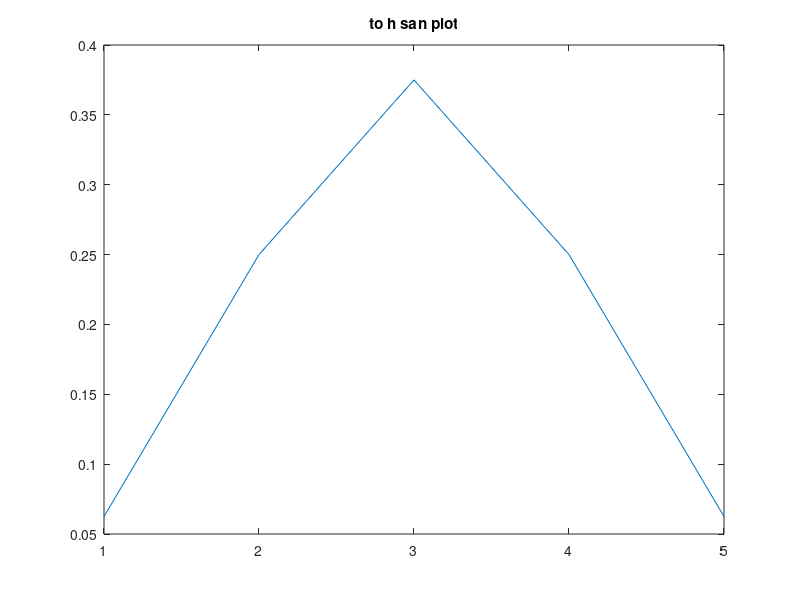
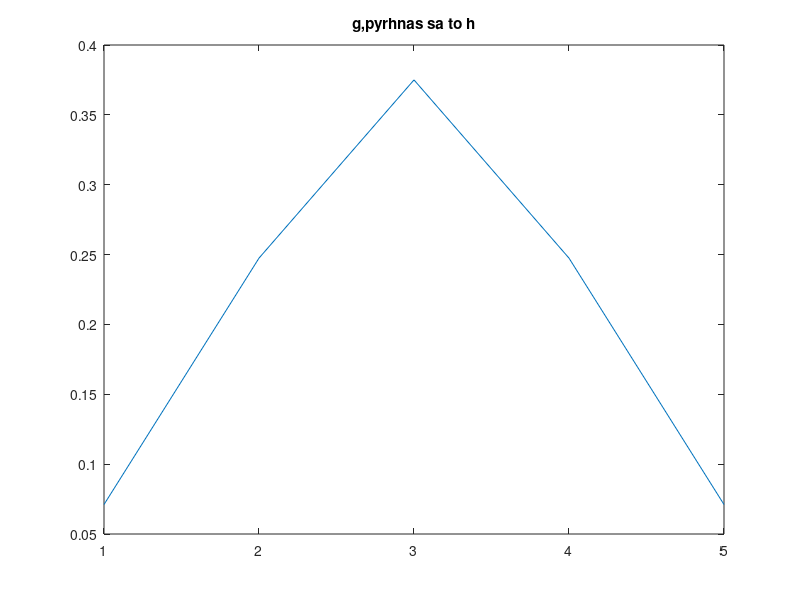
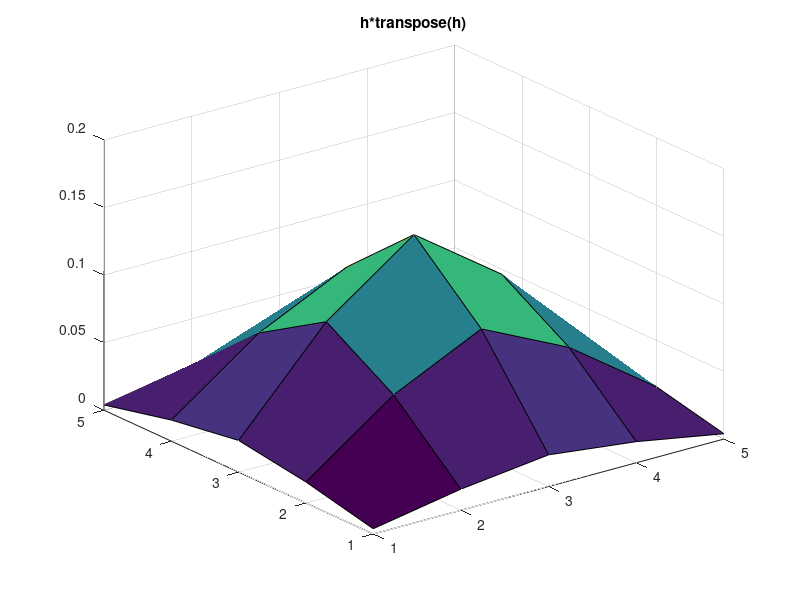
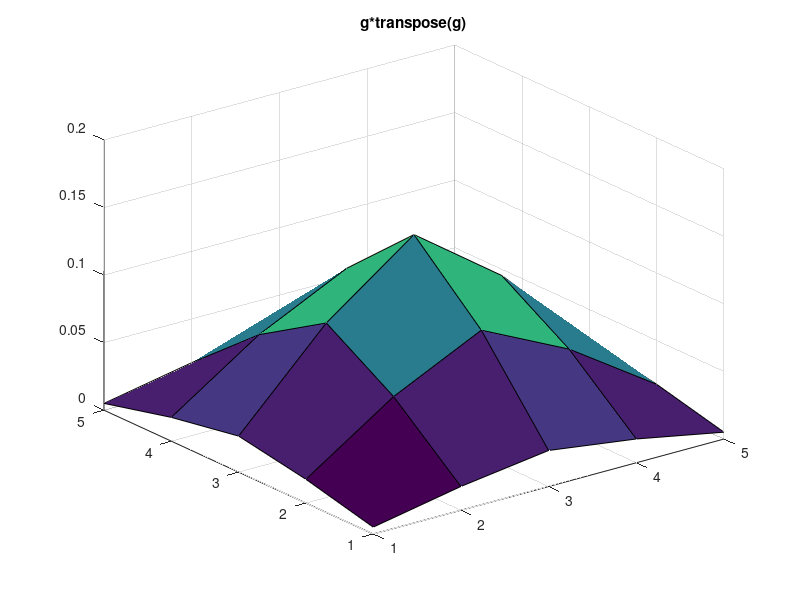

Source code (MATLAB) for these figures, in order:
%% apodei3h gia to h

close all; clear all; clc



h = 1/16 * [1; 4; 6; 4; 1];
figure,plot(h),title('to h san plot')


% orizw mia diakymansh
s1 = 1.0638;

% enas counter gia na me voh8hsei na apo8hkeusw se dianysma ta apotelesmata
counter_x = 0;
for x = -1.94:.97:1.94
    counter_x = counter_x+1;
    g(counter_x,1) = (1/(s1*sqrt(2*pi)))*exp(-x^2/(2*s1^2)); %gauss me m.t=0
end
figure,plot(g),title('g,pyrhnas sa to h')

% edw 8a kanoume kai surf ta h*h' kai g*g' gia na doume thn omoiothta tous
% kai ws didiastatoi pyrhnes
figure,surf(h*h'),title('h*transpose(h)')
figure,surf(g*g'),title('g*transpose(g)')